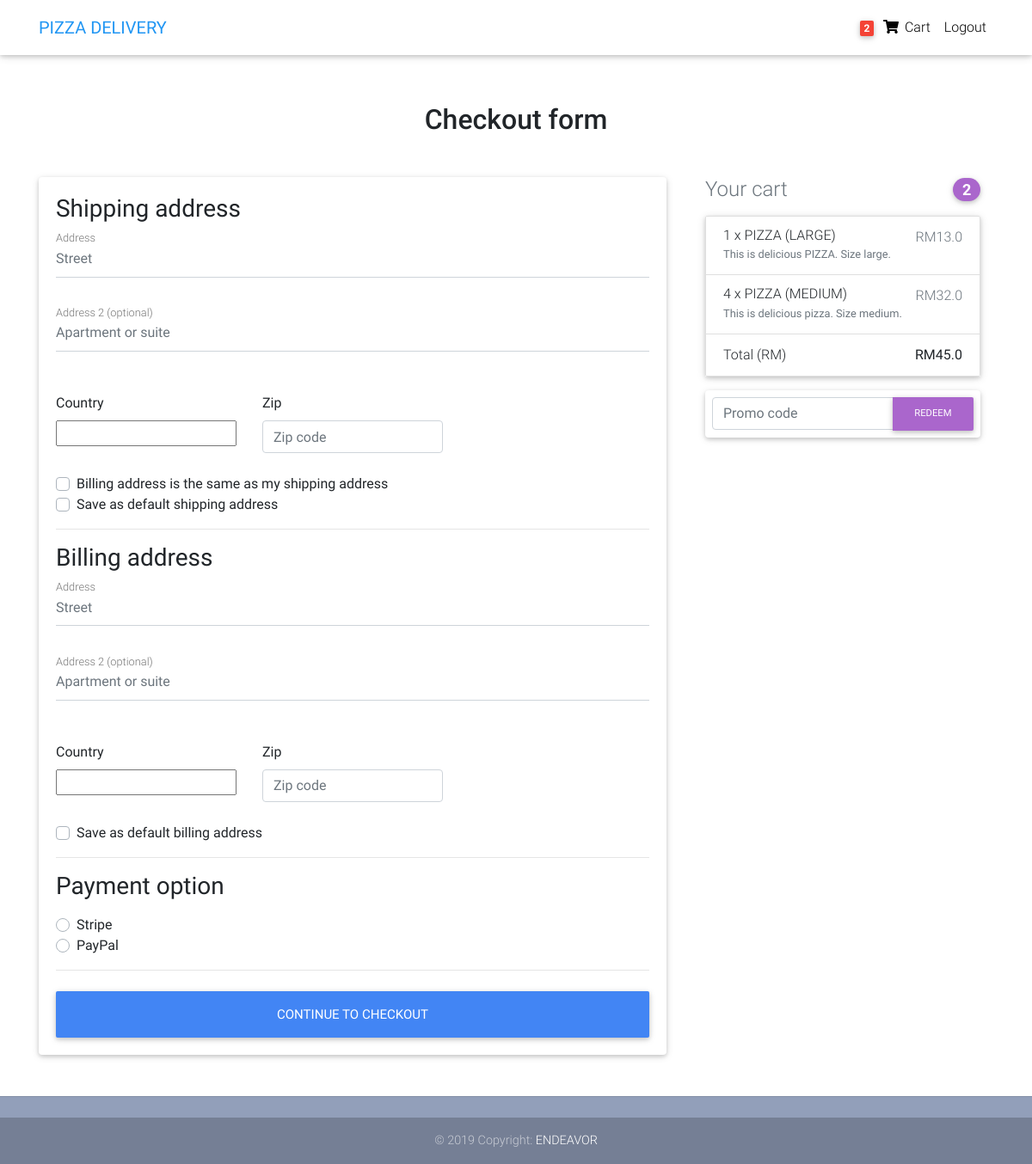
Screenshot of /checkout/ (signed in) with the database file from the repository.
### core/models.py (models this page shows, shortened)
class Order(models.Model):
    user = models.ForeignKey(settings.AUTH_USER_MODEL,
                             on_delete=models.CASCADE)
    ref_code = models.CharField(max_length=20, blank=True, null=True)
    items = models.ManyToManyField(OrderItem)
    start_date = models.DateTimeField(auto_now_add=True)
    ordered_date = models.DateTimeField()
    ordered = models.BooleanField(default=False)
    shipping_address = models.ForeignKey(
        'Address', related_name='shipping_address', on_delete=models.SET_NULL, blank=True, null=True)
    billing_address = models.ForeignKey(
        'Address', related_name='billing_address', on_delete=models.SET_NULL, blank=True, null=True)
    payment = models.ForeignKey(
        'Payment', on_delete=models.SET_NULL, blank=True, null=True)
    coupon = models.ForeignKey(
        'Coupon', on_delete=models.SET_NULL, blank=True, null=True)
    being_delivered = models.BooleanField(default=False)
    received = models.BooleanField(default=False)
    refund_requested = models.BooleanField(default=False)
    refund_granted = models.BooleanField(default=False)
    '''
    1. Item added to cart
    2. Adding a billing address
    (Failed checkout)
    3. Payment
    (Preprocessing, processing, packaging etc.)
    4. Being delivered
    5. Received
    6. Refunds
    '''
    def get_total(self):
        total = 0
        for order_item in self.items.all():
            total += order_item.get_final_price()
        if self.coupon:
            total -= self.coupon.amount
        return total

class OrderItem(models.Model):
    user = models.ForeignKey(settings.AUTH_USER_MODEL,
                             on_delete=models.CASCADE)
    ordered = models.BooleanField(default=False)
    item = models.ForeignKey(Item, on_delete=models.CASCADE)
    quantity = models.IntegerField(default=1)
    def get_total_discount_item_price(self):
        return self.quantity * self.item.discount_price
    def get_final_price(self):
        if self.item.discount_price:
            return self.get_total_discount_item_price()
        return self.get_total_item_price()

class Item(models.Model):
    title = models.CharField(max_length=100)
    price = models.FloatField()
    discount_price = models.FloatField(blank=True, null=True)
    category = models.CharField(choices=CATEGORY_CHOICES, max_length=2)
    label = models.CharField(choices=LABEL_CHOICES, max_length=1)
    slug = models.SlugField()
    description = models.TextField()
    image = models.ImageField()

### core/views.py (the view, shortened to what this page needs)
# urls.py: path('checkout/', CheckoutView.as_view(), name='checkout'),
class CheckoutView(View):
    def get(self, *args, **kwargs):
        try:
            order = Order.objects.get(user=self.request.user, ordered=False)
            form = CheckoutForm()
            context = {
                'form': form,
                'couponform': CouponForm(),
                'order': order,
                'DISPLAY_COUPON_FORM': True
            }
            shipping_address_qs = Address.objects.filter(
                user=self.request.user,
                address_type='S',
                default=True
            )
            if shipping_address_qs.exists():
                context.update(
                    {'default_shipping_address': shipping_address_qs[0]})
            billing_address_qs = Address.objects.filter(
                user=self.request.user,
                address_type='B',
                default=True
            )
            if billing_address_qs.exists():
                context.update(
                    {'default_billing_address': billing_address_qs[0]})
            return render(self.request, "checkout.html", context)
        except ObjectDoesNotExist:
            messages.info(self.request, "You do not have an active order")
            return redirect("core:checkout")

### core/forms.py
class CheckoutForm(forms.Form):
    shipping_address = forms.CharField(required=False)
    shipping_address2 = forms.CharField(required=False)
    shipping_country = CountryField(blank_label='(select country)').formfield(
        required=False,
        widget=CountrySelectWidget(attrs={
            'class': 'custom-select d-block w-100',
        }))
    shipping_zip = forms.CharField(required=False)
    billing_address = forms.CharField(required=False)
    billing_address2 = forms.CharField(required=False)
    billing_country = CountryField(blank_label='(select country)').formfield(
        required=False,
        widget=CountrySelectWidget(attrs={
            'class': 'custom-select d-block w-100',
        }))
    billing_zip = forms.CharField(required=False)
    same_billing_address = forms.BooleanField(required=False)
    set_default_shipping = forms.BooleanField(required=False)
    use_default_shipping = forms.BooleanField(required=False)
    set_default_billing = forms.BooleanField(required=False)
    use_default_billing = forms.BooleanField(required=False)
    payment_option = forms.ChoiceField(
        widget=forms.RadioSelect, choices=PAYMENT_CHOICES)

class CouponForm(forms.Form):
    code = forms.CharField(widget=forms.TextInput(attrs={
        'class': 'form-control',
        'placeholder': 'Promo code',
        'aria-label': 'Recipient\'s username',
        'aria-describedby': 'basic-addon2'
    }))

### core/templatetags/cart_template_tags.py (called while the page is built)
@register.filter
def cart_item_count(user):
    if user.is_authenticated:
        qs = Order.objects.filter(user=user, ordered=False)
        if qs.exists():
            return qs[0].items.count()
    return 0

### templates/checkout.html (shortened to what this page needs)
{% extends "base.html" %}
{% load crispy_forms_tags %}
{% block content %}
<main>
  <div class="container wow fadeIn">
    <h2 class="my-5 h2 text-center">Checkout form</h2>
    <div class="row">
      <div class="col-md-8 mb-4">
        <div class="card">
          <form method="POST" class="card-body">
            <h3>Shipping address</h3>
            <div class='hideable_shipping_form'>
              <div class="md-form mb-5">
                <input type='text' placeholder='Street' id='shipping_address' name='shipping_address'
                  class='form-control' />
                <label for="shipping_address" class="">Address</label>
              </div>
              <div class="md-form mb-5">
                <input type='text' placeholder='Apartment or suite' id='shipping_address2' name='shipping_address2'
                  class='form-control' />
                <label for="shipping_address2" class="">Address 2 (optional)</label>
              </div>
              <div class="row">
                <div class="col-lg-4 col-md-12 mb-4">
                  <label for="country">Country</label>
                  {{ form.shipping_country }}
                </div>
                <div class="col-lg-4 col-md-6 mb-4">
                  <label for="shipping_zip">Zip</label>
                  <input type='text' placeholder='Zip code' id='shipping_zip' name='shipping_zip'
                    class='form-control' />
                </div>
              </div>
              <div class="custom-control custom-checkbox">
                <label class="custom-control-label" for="same_billing_address">Billing address is the same as my
                  shipping address</label>
              </div>
              <div class="custom-control custom-checkbox">
                <label class="custom-control-label" for="set_default_shipping">Save as default shipping address</label>
              </div>
            </div>
            <hr>
            <h3>Billing address</h3>
            <div class='hideable_billing_form'>
              <div class="md-form mb-5">
                <input type='text' placeholder='Street' id='billing_address' name='billing_address'
                  class='form-control' />
                <label for="billing_address" class="">Address</label>
              </div>
              <div class="md-form mb-5">
                <input type='text' placeholder='Apartment or suite' id='billing_address2' name='billing_address2'
                  class='form-control' />
                <label for="billing_address2" class="">Address 2 (optional)</label>
              </div>
              <div class="row">
                <div class="col-lg-4 col-md-12 mb-4">
                  <label for="country">Country</label>
                  {{ form.billing_country }}
                </div>
                <div class="col-lg-4 col-md-6 mb-4">
                  <label for="billing_zip">Zip</label>
                  <input type='text' placeholder='Zip code' id='billing_zip' name='billing_zip' class='form-control' />
                </div>
              </div>
              <div class="custom-control custom-checkbox">
                <label class="custom-control-label" for="set_default_billing">Save as default billing address</label>
              </div>
            </div>
            <hr>
            <h3>Payment option</h3>
            <div class="d-block my-3">
              {% for value, name in form.fields.payment_option.choices %}
              <div class="custom-control custom-radio">
                <label class="custom-control-label" for="{{ name }}">{{ name }}</label>
              </div>
              {% endfor %}
            </div>
            <hr class="mb-4">
            <button class="btn btn-primary btn-lg btn-block" type="submit">Continue to checkout</button>
          </form>
        </div>
      </div>
      <div class="col-md-4 mb-4">
        {% include "order_snippet.html" %}
      </div>
    </div>
  </div>
</main>
{% endblock content %}

### templates/navbar.html (shortened to what this page needs)
{% load cart_template_tags %}
<nav class="navbar fixed-top navbar-expand-lg navbar-light white scrolling-navbar">
  <div class="container">
    <a class="navbar-brand waves-effect" href="/">
      <strong class="blue-text">PIZZA DELIVERY</strong>
    </a>
    <div class="collapse navbar-collapse" id="navbarSupportedContent">
      <ul class="navbar-nav nav-flex-icons">
        {% if request.user.is_authenticated %}
        <li class="nav-item">
          <a href="{% url 'core:order-summary' %}" class="nav-link waves-effect">
            <span class="badge red z-depth-1 mr-1"> {{ request.user|cart_item_count }} </span>
            <i class="fas fa-shopping-cart"></i>
            <span class="clearfix d-none d-sm-inline-block"> Cart </span>
          </a>
        </li>
        <li class="nav-item">
          <a class="nav-link waves-effect" href="{% url 'account_logout' %}">
            <span class="clearfix d-none d-sm-inline-block"> Logout </span>
          </a>
        </li>
        {% endif %}
      </ul>
    </div>
  </div>
</nav>

### templates/order_snippet.html (shortened to what this page needs)
<div class="col-md-12 mb-4">
    <h4 class="d-flex justify-content-between align-items-center mb-3">
        <span class="text-muted">Your cart</span>
        <span class="badge badge-secondary badge-pill">{{ order.items.count }}</span>
    </h4>
    <ul class="list-group mb-3 z-depth-1">
        {% for order_item in order.items.all %}
        <li class="list-group-item d-flex justify-content-between lh-condensed">
            <div>
                <h6 class="my-0">{{ order_item.quantity }} x {{ order_item.item.title}}</h6>
                <small class="text-muted">{{ order_item.item.description}}</small>
            </div>
            <span class="text-muted">RM{{ order_item.get_final_price }}</span>
        </li>
        {% endfor %}
        <li class="list-group-item d-flex justify-content-between">
            <span>Total (RM)</span>
            <strong>RM{{ order.get_total }}</strong>
        </li>
    </ul>
    {% if DISPLAY_COUPON_FORM %}
    <form class="card p-2" action="{% url 'core:add-coupon' %}" method="POST">
        <div class="input-group">
            {{ couponform.code }}
            <div class="input-group-append">
                <button class="btn btn-secondary btn-md waves-effect m-0" type="submit">Redeem</button>
            </div>
        </div>
    </form>
    {% endif %}
</div>

### templates/base.html (style rules this page uses)
html, body, header, .carousel { height: 60vh; }

### rows the page displays
Order: items.count "2", get_total "45.0"
OrderItem: quantity "1", item "PIZZA (LARGE)", item.description "This is delicious PIZZA. Size large.", get_final_price "13.0"
OrderItem: quantity "4", item "PIZZA (MEDIUM)", item.description "This is delicious pizza. Size medium.", get_final_price "32.0"

### other values shown
{{ request.user|cart_item_count }} "2"
{{ name }} "Stripe" "PayPal"
